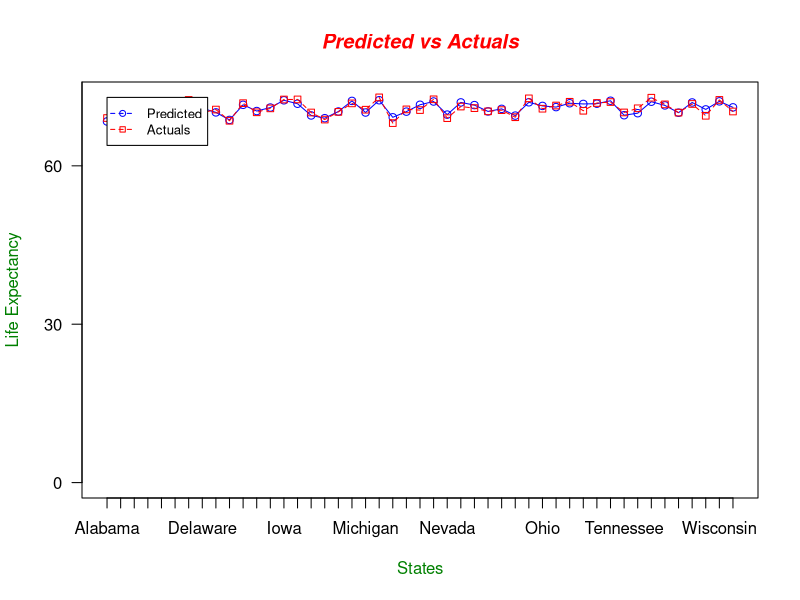
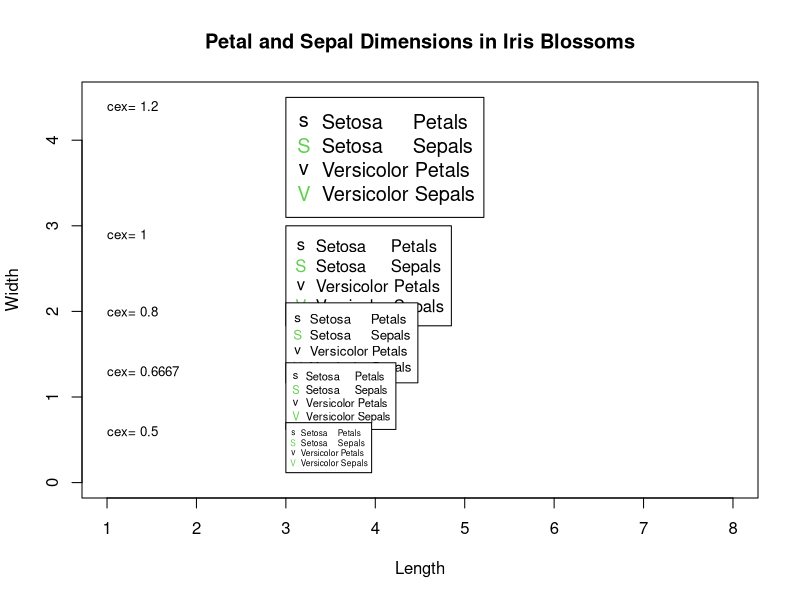
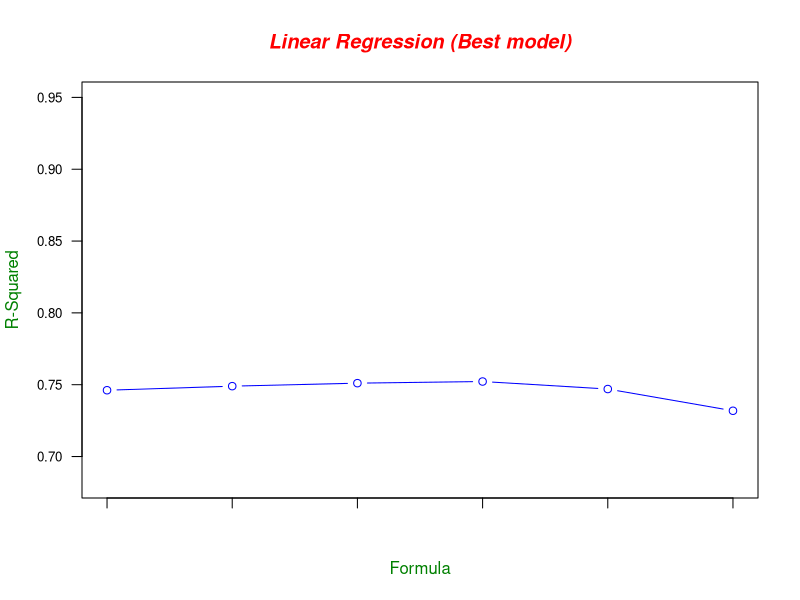

Generate these figures, in order, with R:
###
# Create local copy of the dataset
###
#dataset <- as.data.frame(mtcars)
dataset <-as.data.frame(state.x77)

###
# Remove the spaces if any in the column names
###
colnames(dataset) <- gsub(" ", "", colnames(dataset), fixed = TRUE)

###
# Create the formula for linear regression
###

# This might change depending on what dataset we are working on.
dependent_var <- 'LifeExp'  
lm_formula <- as.formula(paste(paste(dependent_var, ' ~', sep = ''), '.'))

###
# Create Linear Regerssion model for all the independent variables
###
regressor <- lm(formula = lm_formula, data = dataset)

###
# Visualization of the model we created.
###
#plot(regressor)

dataset <- subset(dataset, rownames(dataset) != 'Hawaii')
dataset <- subset(dataset, rownames(dataset) != 'South Carolina')
dataset <- subset(dataset, rownames(dataset) != 'Maine')


###
# Looking at the plot "Residuals vs Fitted" we are easily identify 
# Chrysler Imperial
# Toyota Corolla
# Fiat 128
# are the outliers, we will remove them from our dataset
###
dataset <- subset(dataset, rownames(dataset) != 'Chrysler Imperial')
dataset <- subset(dataset, rownames(dataset) != 'Toyota Corolla')
dataset <- subset(dataset, rownames(dataset) != 'Fiat 128')

###
# Looking at the plot "Normal Q-Q" we are easily identify 
# Ford Pantera L
# is additional  outliers, let's remove this also
###
dataset <- subset(dataset, rownames(dataset) != 'Ford Pantera L')


###
# Now we will apply backward elimination  
###

###
# Let apply a while loop to iterate throught the list of clumns and find out 
# the best model for independent variables.
# in every iteration our dependent variable will be mpg
###
factors <- colnames(dataset)
itemToRemove <- dependent_var

plt_adjR_squares <- numeric(0)
plt_lm_formula <- character(0)

while (length(factors) > 2) {
  factors <- factors[!factors == itemToRemove]
  lm_formula <- as.formula(paste(paste(dependent_var, ' ~', sep = ''), 
                                 paste(factors, collapse=" + ", sep = '')))
  plt_lm_formula <- c(plt_lm_formula, paste(paste(dependent_var, ' ~', sep = ''),
                                            paste(factors, collapse=" + ", sep = '')))
  
  regressor <- lm(formula = lm_formula, data = as.data.frame(dataset))
  sum_reg <- summary(regressor)
  plt_adjR_squares <- c(plt_adjR_squares, sum_reg$adj.r.squared)
  
  # find out what all you can get from Summary()
  itemToRemove <- rownames(sum_reg$coefficients)[apply(sum_reg$coefficients , 2, which.max)[4]] 
}

# we have the best LR model with following formula and Adjusted R-Squared value
plt_lm_formula[which(plt_adjR_squares == max(plt_adjR_squares))]
max(plt_adjR_squares)


###
# Now since we have the best Linear Regression model
# Let's apply that and do predictions.
###
lm_formula <- plt_lm_formula[which(plt_adjR_squares == max(plt_adjR_squares))]
regressor <- lm(formula = lm_formula, data = dataset)
summary(regressor)


y_pred <- predict(regressor,newdata = dataset)

# see the predidcted values and actual values and compare
df <- data.frame(cbind(y_pred, dataset[dependent_var]))
colnames(df)

# Visualization of predicted values vs actual values
g_range <- range(0, df$y_pred, df$LifeExp)

plot(df$y_pred, type="o", col="blue", ylim=g_range, 
     axes=FALSE, ann=FALSE)

axis(1, at=1:length(rownames(df)), lab=rownames(df))

axis(2, las=1, at=30*0:g_range[2])

# Create box around plot
box()

lines(df$LifeExp, type="o", pch=22, lty=2, col="red")

# Create a title with a red, bold/italic font
title(main="Predicted vs Actuals", col.main="red", font.main=4)

# Label the x and y axes with dark green text
title(xlab="States", col.lab=rgb(0,0.5,0))
title(ylab="Life Expectancy", col.lab=rgb(0,0.5,0))

# Create a legend at (1, g_range[2]) that is slightly smaller 
# (cex) and uses the same line colors and points used by 
# the actual plots 
legend(1, g_range[2], c("Predicted","Actuals"), cex=0.8, 
       col=c("blue","red"), pch=21:22, lty=2:2);

### ------------------------------------------------------------
## Run the example in '?matplot' or the following:
leg.txt <- c("Setosa     Petals", "Setosa     Sepals",
             "Versicolor Petals", "Versicolor Sepals")
y.leg <- c(4.5, 3, 2.1, 1.4, .7)
cexv  <- c(1.2, 1, 4/5, 2/3, 1/2)
matplot(c(1, 8), c(0, 4.5), type = "n", xlab = "Length", ylab = "Width",
        main = "Petal and Sepal Dimensions in Iris Blossoms")

for (i in seq(cexv)) {
  text  (1, y.leg[i] - 0.1, paste("cex=", formatC(cexv[i])), cex = 0.8, adj = 0)
  legend(3, y.leg[i], leg.txt, pch = "sSvV", col = c(1, 3), cex = cexv[i])
}
### ------------------------------------------------------------- 

# Plot the Adjusted R-squared 
plot(plt_adjR_squares, type="b", col="blue", 
     ylim = range(min(plt_adjR_squares) - 0.05, 0.95),
     axes = FALSE, ann= FALSE)

# Make x axis using Mon-Fri labels
axis(1, at=1:length(plt_adjR_squares), lab=F)

text(axTicks(1), y= 0, srt=45, adj=1,
     labels=plt_adjR_squares,
     xpd=T, cex=1)

# Plot y axis with smaller horizontal labels 
axis(2, las=1, cex.axis=0.8)

# Create box around plot
box()

# Create a title with a red, bold/italic font
title(main="Linear Regression (Best model)", col.main="red", font.main=4)

# Label the x and y axes with dark green text
title(xlab="Formula", col.lab=rgb(0,0.5,0))
title(ylab="R-Squared", col.lab=rgb(0,0.5,0))



